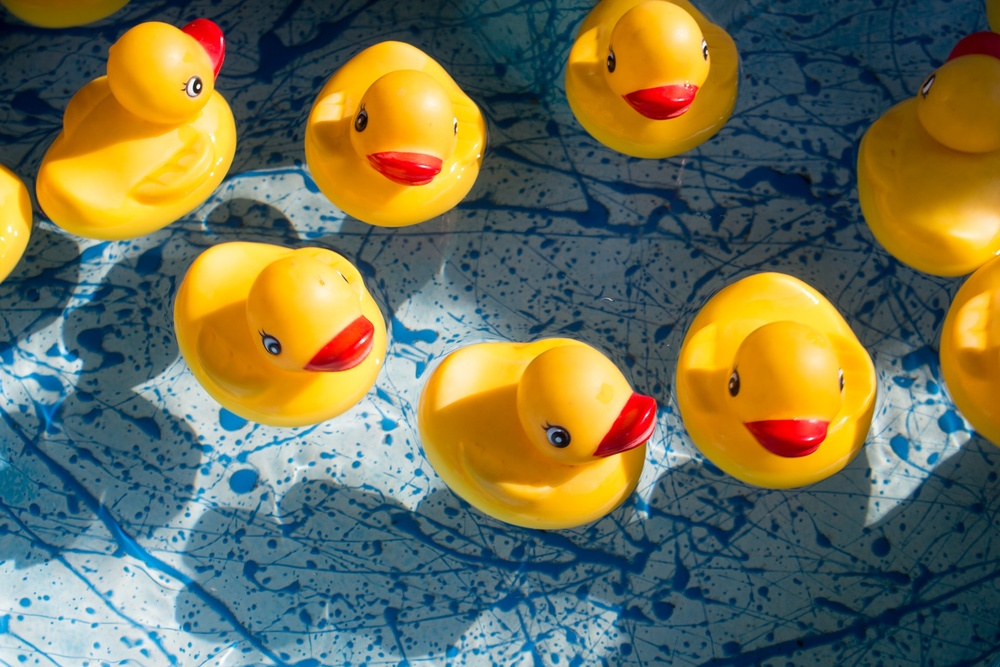
#> input picture images/duck.jpg, 1000 x 667 px, shrunk from 1920 x 1280 before the run
$ python split_merge.py
#> lines starting #> are read from the running program, lines starting #| are printed output that depends on the picture
#!python3
# -*- coding: utf-8 -*-

'''
 Basic operations with image file

  * split
    https://docs.opencv.org/4.5.2/d2/de8/group__core__array.html#ga0547c7fed86152d7e9d0096029c8518a

  * merge
    https://docs.opencv.org/4.5.4/d2/de8/group__core__array.html#ga7d7b4d6c6ee504b30a20b1680029c7b4

'''

import cv2
import numpy as np
import matplotlib.pyplot as plt

# # Read file
image = cv2.imread('images/duck.jpg')
#> image is the input picture: shape (667, 1000, 3); mean B, G, R 83.7, 113.1, 112.8

# Split
blue, green, red = cv2.split(image)
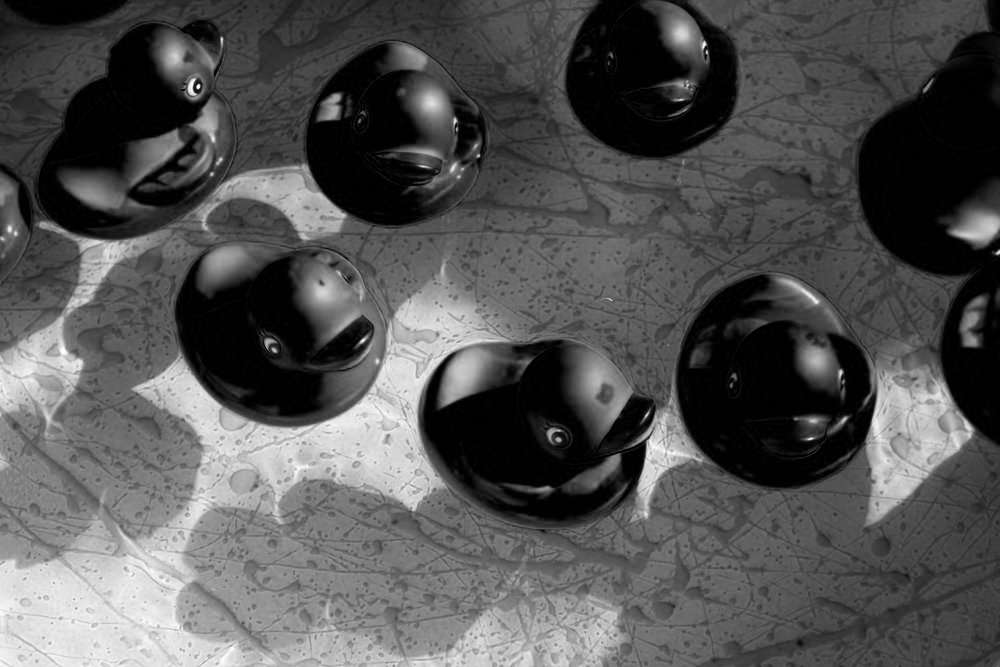
#> blue: shape (667, 1000); min 0, max 255, mean 83.7
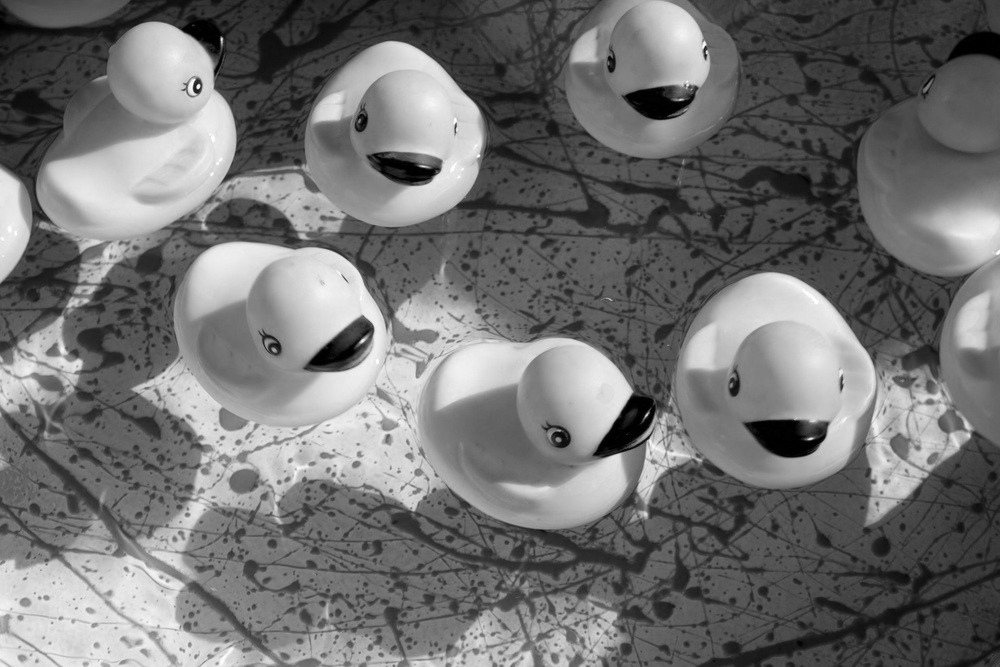
#> green: shape (667, 1000); min 0, max 255, mean 113.1
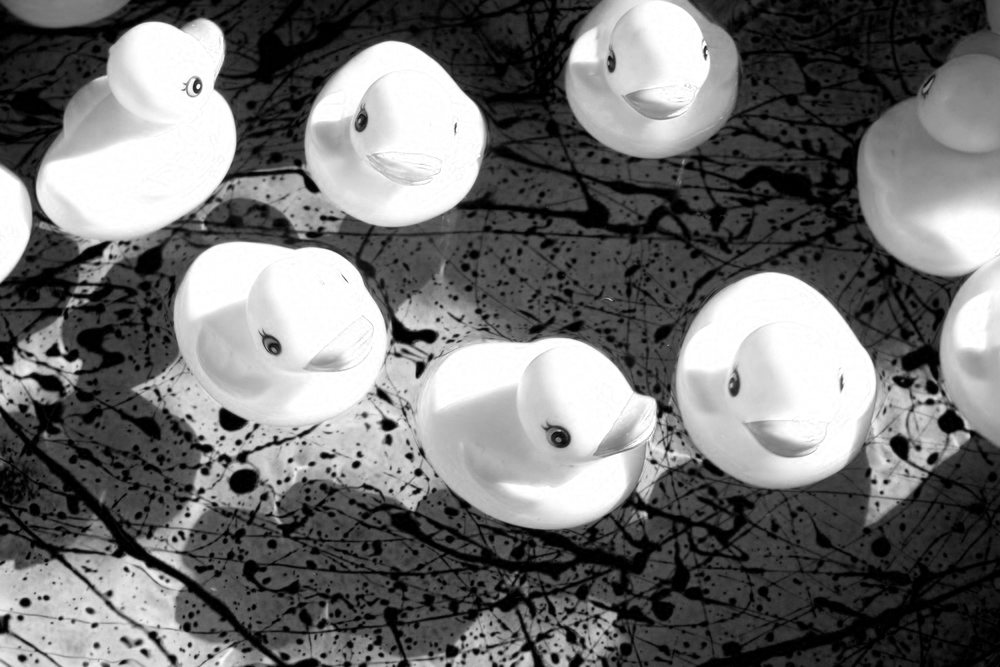
#> red: shape (667, 1000); min 0, max 255, mean 112.8
images = cv2.split(image)
cv2.imwrite('images/duck_blue.jpg', blue)
cv2.imwrite('images/duck_green.jpg', green)
cv2.imwrite('images/duck_red.jpg', red)

# Merge
image_grb = cv2.merge((green, red, blue))  # Order : green, red, blue
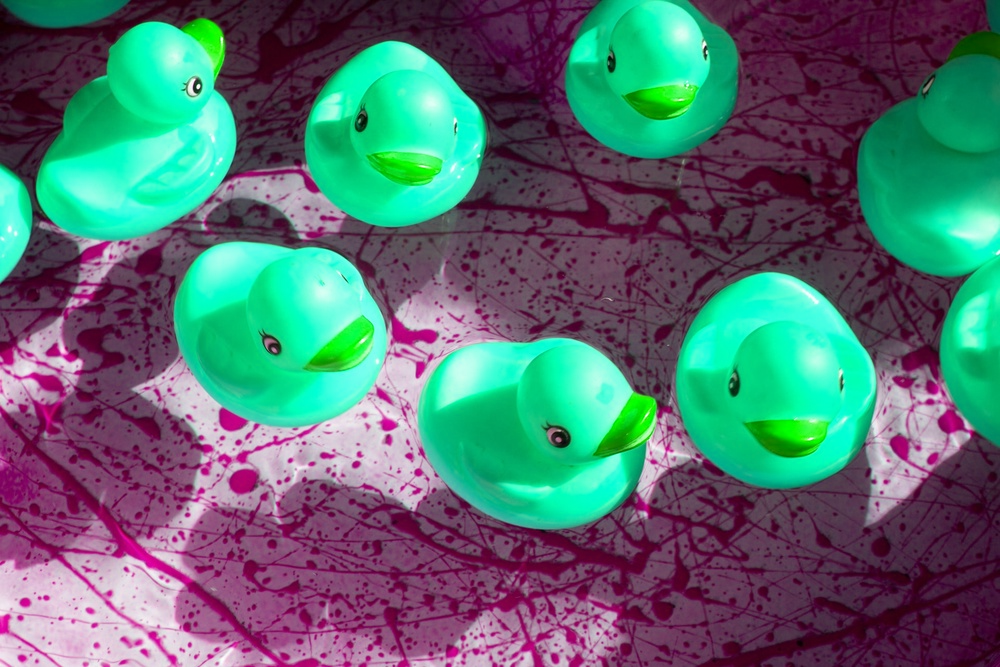
#> image_grb: shape (667, 1000, 3); mean of channels 0, 1, 2 113.1, 112.8, 83.7; drawn as B, G, R
cv2.imwrite('images/duck_grb.jpg', image_grb)
